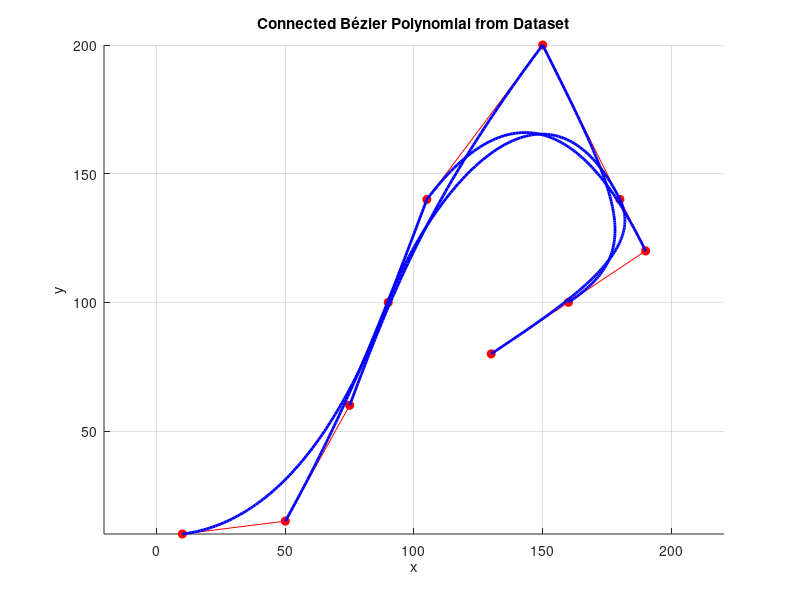

MATLAB code for this plot:
% Define the dataset
data = [
    10, 10;
    50, 15;
    75, 60;
    90, 100;
    105, 140;
    150, 200;
    180, 140;
    190, 120;
    160, 100;
    130, 80
];

% Number of points in the dataset
n = size(data, 1);

% Prepare for plotting
figure;
hold on;

% Plot original data points
plot(data(:, 1), data(:, 2), 'ro-', 'MarkerFaceColor', 'r', 'DisplayName', 'Data Points');

% Number of points for the Bézier curve
num_points_per_segment = 100;

% Loop through each segment and plot the cubic Bézier curve
for i = 1:n-3
    % Control points for the cubic Bézier curve
    P0 = data(i, :);
    P1 = data(i + 1, :);
    P2 = data(i + 2, :);
    P3 = data(i + 3, :);

    % Preallocate for curve points
    curve_points = zeros(num_points_per_segment, 2);

    % Compute the Bézier curve points
    for j = 1:num_points_per_segment
        t = (j - 1) / (num_points_per_segment - 1); % Normalize t from 0 to 1
        curve_points(j, :) = (1-t)^3 * P0 + ...
                             3*t*(1-t)^2 * P1 + ...
                             3*t^2*(1-t) * P2 + ...
                             t^3 * P3;
    end

    % Plot the Bézier curve
    plot(curve_points(:, 1), curve_points(:, 2), 'b-', 'LineWidth', 2);
end

% Plot settings
title('Connected Bézier Polynomial from Dataset');
xlabel('x');
ylabel('y');
%legend show;
grid on;
axis equal;
hold off;
